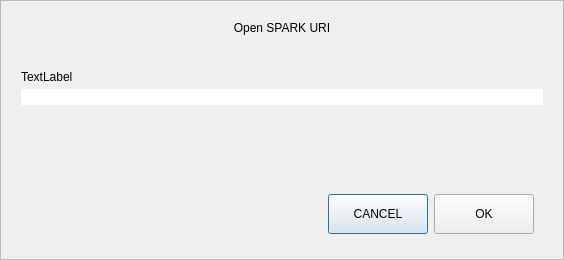
<?xml version="1.0" encoding="UTF-8"?>
<ui version="4.0">
 <class>OpenURIDialog</class>
 <widget class="QDialog" name="OpenURIDialog">
  <property name="geometry">
   <rect>
    <x>0</x>
    <y>0</y>
    <width>564</width>
    <height>260</height>
   </rect>
  </property>
  <property name="windowTitle">
   <string>Open URI</string>
  </property>
  <layout class="QVBoxLayout" name="verticalLayout">
   <property name="spacing">
    <number>0</number>
   </property>
   <property name="leftMargin">
    <number>0</number>
   </property>
   <property name="topMargin">
    <number>0</number>
   </property>
   <property name="rightMargin">
    <number>0</number>
   </property>
   <property name="bottomMargin">
    <number>0</number>
   </property>
   <item>
    <widget class="QFrame" name="frame">
     <property name="frameShape">
      <enum>QFrame::StyledPanel</enum>
     </property>
     <property name="frameShadow">
      <enum>QFrame::Raised</enum>
     </property>
     <layout class="QVBoxLayout" name="verticalLayout_2">
      <property name="spacing">
       <number>5</number>
      </property>
      <property name="leftMargin">
       <number>20</number>
      </property>
      <property name="topMargin">
       <number>20</number>
      </property>
      <property name="rightMargin">
       <number>20</number>
      </property>
      <property name="bottomMargin">
       <number>16</number>
      </property>
      <item>
       <widget class="QLabel" name="labelTitle">
        <property name="text">
         <string>Open SPARK URI</string>
        </property>
        <property name="alignment">
         <set>Qt::AlignCenter</set>
        </property>
       </widget>
      </item>
      <item>
       <spacer name="verticalSpacer_2">
        <property name="orientation">
         <enum>Qt::Vertical</enum>
        </property>
        <property name="sizeType">
         <enum>QSizePolicy::Fixed</enum>
        </property>
        <property name="sizeHint" stdset="0">
         <size>
          <width>20</width>
          <height>30</height>
         </size>
        </property>
       </spacer>
      </item>
      <item>
       <widget class="QLabel" name="labelSubtitle">
        <property name="text">
         <string notr="true">TextLabel</string>
        </property>
       </widget>
      </item>
      <item>
       <layout class="QHBoxLayout" name="horizontalLayout">
        <property name="spacing">
         <number>0</number>
        </property>
        <item>
         <widget class="QValidatedLineEdit" name="uriEdit">
          <property name="styleSheet">
           <string notr="true">#uriEdit{
	border-top-right-radius:0px;
	border-bottom-right-radius:0px;
}</string>
          </property>
         </widget>
        </item>
       </layout>
      </item>
      <item>
       <spacer name="verticalSpacer">
        <property name="orientation">
         <enum>Qt::Vertical</enum>
        </property>
        <property name="sizeHint" stdset="0">
         <size>
          <width>20</width>
          <height>40</height>
         </size>
        </property>
       </spacer>
      </item>
      <item>
       <widget class="QWidget" name="widget" native="true">
        <property name="minimumSize">
         <size>
          <width>0</width>
          <height>50</height>
         </size>
        </property>
        <layout class="QHBoxLayout" name="horizontalLayout_2">
         <item>
          <spacer name="horizontalSpacer">
           <property name="orientation">
            <enum>Qt::Horizontal</enum>
           </property>
           <property name="sizeHint" stdset="0">
            <size>
             <width>289</width>
             <height>20</height>
            </size>
           </property>
          </spacer>
         </item>
         <item>
          <widget class="QPushButton" name="pushButtonCancel">
           <property name="minimumSize">
            <size>
             <width>100</width>
             <height>40</height>
            </size>
           </property>
           <property name="text">
            <string>CANCEL</string>
           </property>
          </widget>
         </item>
         <item>
          <widget class="QPushButton" name="pushButtonOK">
           <property name="minimumSize">
            <size>
             <width>100</width>
             <height>40</height>
            </size>
           </property>
           <property name="text">
            <string>OK</string>
           </property>
          </widget>
         </item>
        </layout>
       </widget>
      </item>
     </layout>
    </widget>
   </item>
  </layout>
 </widget>
 <customwidgets>
  <customwidget>
   <class>QValidatedLineEdit</class>
   <extends>QLineEdit</extends>
   <header>qvalidatedlineedit.h</header>
  </customwidget>
 </customwidgets>
 <resources/>
 <connections/>
</ui>
